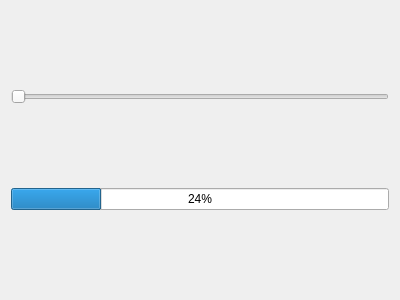
<?xml version="1.0" encoding="UTF-8"?>
<ui version="4.0">
 <class>MainWindow</class>
 <widget class="QWidget" name="MainWindow">
  <property name="geometry">
   <rect>
    <x>0</x>
    <y>0</y>
    <width>400</width>
    <height>300</height>
   </rect>
  </property>
  <property name="windowTitle">
   <string>MainWindow</string>
  </property>
  <layout class="QVBoxLayout" name="verticalLayout">
   <item>
    <widget class="QSlider" name="meuSlider">
     <property name="orientation">
      <enum>Qt::Horizontal</enum>
     </property>
    </widget>
   </item>
   <item>
    <widget class="QProgressBar" name="meuProg">
     <property name="value">
      <number>24</number>
     </property>
    </widget>
   </item>
  </layout>
 </widget>
 <layoutdefault spacing="6" margin="11"/>
 <resources/>
 <connections/>
</ui>
